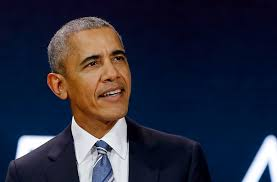
#> input picture DB/obama/03.jpg, 277 x 182 px, found by its file name
$ jupyter execute face_reco.ipynb
#> lines starting #> are read from the running program, lines starting #| are printed output that depends on the picture
[cell 1]
import cv2

[cell 2]
def name_map(x):
    if x=='sachin':
        return 0
    if x=='obama':
        return 1
    if x=='messi':
        return 2

[cell 3]
def get_name(x):
    if x==0:
        return 'sachin'
    if x==1:
        return 'obama'
    if x==2:
        return 'messi'

[cell 4]
def detect_face(img):
    gray=cv2.cvtColor(img,cv2.COLOR_BGR2GRAY)
    face_cascade=cv2.CascadeClassifier(r'C:\dl projects\face recogonization\haarcascade_frontalface_default.xml')
    face=face_cascade.detectMultiScale(gray,minNeighbors=4)
    if len(face)==0:
        return None,None
    x,y,w,h=face[0]
    return gray[x:x+w,y:y+h],face[0]

[cell 5]
import os

[cell 6]
def prepare_training_data(data_folder):
#> called with data_folder = 'C:\\dl projects\\face recogonization\\DB'
    dirs=os.listdir(data_folder)
    #print(dirs)
    faces=[]
    labels=[]
    for dir_name in dirs:
        sub_dir=data_folder+'/'+dir_name
        #print(sub_dir)
        images=os.listdir(sub_dir)
        #print(images)
        for img in images:
            imgpath=sub_dir+'/'+img
            #print(imgpath)
            image=cv2.imread(imgpath)
#> image is the input picture: shape (182, 277, 3); mean B, G, R 61.4, 44, 42.2
            cv2.imshow('training images',image)
            cv2.waitKey(500)

            face,rect=detect_face(image)
#> in detect_face, `gray=cv2.cvtColor(img,cv2.COLOR_BGR2GRAY)`:
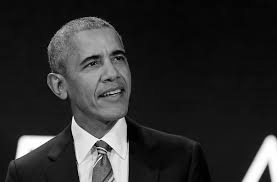
#> gray: shape (182, 277); min 1, max 255, mean 45.5
#> in detect_face, `face=face_cascade.detectMultiScale(gray,minNeighbors=4)`: face = [[59, 30, 80, 80]]
#> in detect_face, `x,y,w,h=face[0]`: x = 59; y = 30; w = 80
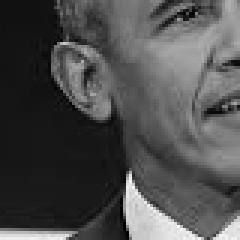
#> face: shape (80, 80) (shown 3 times larger); min 1, max 250, mean 77.7
#> rect = [59, 30, 80, 80]
            if face is not None:
                faces.append(face)
                labels.append(name_map(dir_name))
#> pass 2 of the loop in prepare_training_data, `for dir_name in dirs:`:
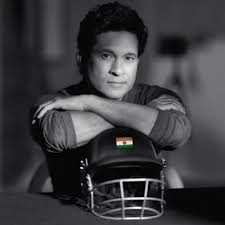
#> input picture DB/sachin/01.jpg, 225 x 225 px, found by its file name
#> in prepare_training_data, image is the input picture: shape (225, 225, 3); mean B, G, R 61.6, 60.1, 60.1
#> gray: shape (225, 225)
#> in prepare_training_data, `face,rect=detect_face(image)`:
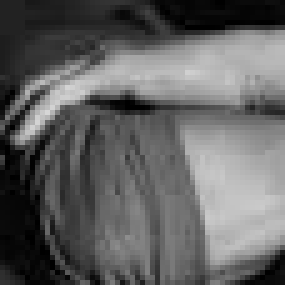
#> face: shape (57, 57) (shown 5 times larger); min 0, max 214, mean 97.4
#> in prepare_training_data, `face,rect=detect_face(image)`: rect = [89, 35, 57, 57]
                #print(labels)
    cv2.waitKey(1)
    cv2.destroyAllWindows()
    return faces,labels

[cell 7]
faces,labels=prepare_training_data(r'C:\dl projects\face recogonization\DB')
#> faces = 2 items; labels = [1, 0]
print(labels)
#| [1, 0]

[cell 8]
len(labels)
#> Out = 2

[cell 9]
recognizer=cv2.face.LBPHFaceRecognizer_create()
recognizer

[cell 10]
import numpy as np

[cell 11]
recognizer.train(faces,np.array(labels))

[cell 12]
def draw_rectangle(img,rect):
    (x,y,w,h)=rect
    cv2.rectangle(img,(x,y),(x+w,y+h),(0,0,0),2)

[cell 13]
def write_text(img,text,x,y):
    cv2.putText(img,text,(x,y),cv2.FONT_HERSHEY_COMPLEX,1,(0,0,255),2)

[cell 14]
def predict_new(test_img):
    img=test_img.copy()
    face,rect=detect_face(test_img)
    label=recognizer.predict(face)
    label_text=get_name(label[0])
    print(label_text)
    draw_rectangle(img,rect)
    write_text(img,label_text,rect[0],rect[1])
    return img

[cell 15]
test_img=cv2.imread(r'C:\dl projects\face recogonization\DB\obama\03.jpg')
predicted=predict_new(test_img)
#> in predict_new, `face,rect=detect_face(test_img)`: rect = [59, 30, 80, 80]
#> in predict_new, `label=recognizer.predict(face)`: label = (1, 0)
#> in predict_new, `label_text=get_name(label[0])`: label_text = 'obama'
#| obama
#> in draw_rectangle, `(x,y,w,h)=rect`: x = 59; y = 30; w = 80
#> in write_text, `cv2.putText(img,text,(x,y),cv2.FONT_HERSHEY_COMPLEX,1,(0,0,255),2)`:
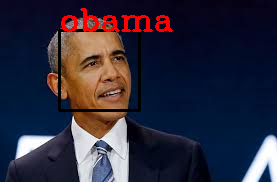
#> img: shape (182, 277, 3); mean B, G, R 59.5, 42.3, 45
